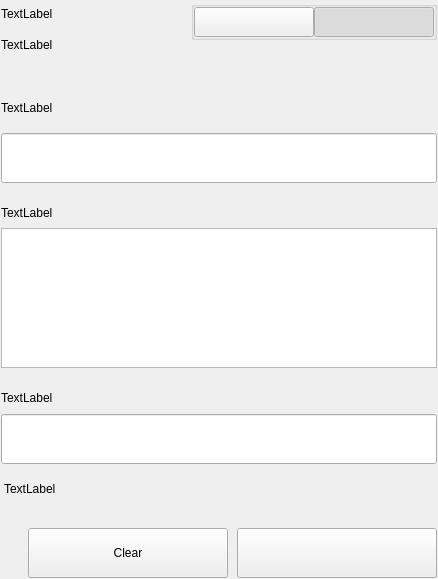
<?xml version="1.0" encoding="UTF-8"?>
<ui version="4.0">
 <class>SettingsSignMessageWidgets</class>
 <widget class="QWidget" name="SettingsSignMessageWidgets">
  <property name="geometry">
   <rect>
    <x>0</x>
    <y>0</y>
    <width>438</width>
    <height>579</height>
   </rect>
  </property>
  <property name="windowTitle">
   <string>Form</string>
  </property>
  <layout class="QVBoxLayout" name="verticalLayout">
   <property name="spacing">
    <number>0</number>
   </property>
   <property name="leftMargin">
    <number>0</number>
   </property>
   <property name="topMargin">
    <number>0</number>
   </property>
   <property name="rightMargin">
    <number>0</number>
   </property>
   <property name="bottomMargin">
    <number>0</number>
   </property>
   <item>
    <widget class="QWidget" name="left" native="true">
     <layout class="QVBoxLayout" name="verticalLayout_3">
      <property name="leftMargin">
       <number>0</number>
      </property>
      <property name="topMargin">
       <number>0</number>
      </property>
      <property name="rightMargin">
       <number>0</number>
      </property>
      <property name="bottomMargin">
       <number>0</number>
      </property>
      <item>
       <widget class="QWidget" name="container_sign" native="true">
        <layout class="QVBoxLayout" name="verticalLayout_2">
         <property name="spacing">
          <number>0</number>
         </property>
         <property name="leftMargin">
          <number>1</number>
         </property>
         <property name="topMargin">
          <number>1</number>
         </property>
         <property name="rightMargin">
          <number>1</number>
         </property>
         <property name="bottomMargin">
          <number>1</number>
         </property>
         <item>
          <layout class="QHBoxLayout" name="horizontalLayout_3" stretch="3,1">
           <property name="spacing">
            <number>40</number>
           </property>
           <item>
            <layout class="QVBoxLayout" name="verticalLayoutTitle">
             <property name="spacing">
              <number>5</number>
             </property>
             <item>
              <widget class="QLabel" name="labelTitle">
               <property name="text">
                <string>TextLabel</string>
               </property>
              </widget>
             </item>
             <item>
              <widget class="QLabel" name="labelSubtitle1">
               <property name="text">
                <string>TextLabel</string>
               </property>
               <property name="wordWrap">
                <bool>true</bool>
               </property>
              </widget>
             </item>
            </layout>
           </item>
           <item alignment="Qt::AlignRight|Qt::AlignTop">
            <widget class="QWidget" name="containerSwitch" native="true">
             <property name="styleSheet">
              <string notr="true">#containerSwitch{
	padding-top:9px;
}</string>
             </property>
             <layout class="QVBoxLayout" name="verticalLayout_6">
              <property name="spacing">
               <number>4</number>
              </property>
              <property name="leftMargin">
               <number>0</number>
              </property>
              <property name="topMargin">
               <number>0</number>
              </property>
              <property name="rightMargin">
               <number>0</number>
              </property>
              <property name="bottomMargin">
               <number>0</number>
              </property>
              <item alignment="Qt::AlignRight">
               <widget class="QGroupBox" name="groupBox">
                <property name="sizePolicy">
                 <sizepolicy hsizetype="Fixed" vsizetype="Preferred">
                  <horstretch>0</horstretch>
                  <verstretch>0</verstretch>
                 </sizepolicy>
                </property>
                <property name="title">
                 <string/>
                </property>
                <property name="alignment">
                 <set>Qt::AlignRight|Qt::AlignTop|Qt::AlignTrailing</set>
                </property>
                <layout class="QHBoxLayout" name="horizontalLayout_4">
                 <property name="spacing">
                  <number>0</number>
                 </property>
                 <property name="leftMargin">
                  <number>0</number>
                 </property>
                 <property name="topMargin">
                  <number>0</number>
                 </property>
                 <property name="rightMargin">
                  <number>0</number>
                 </property>
                 <property name="bottomMargin">
                  <number>0</number>
                 </property>
                 <item>
                  <widget class="QPushButton" name="pushSign">
                   <property name="minimumSize">
                    <size>
                     <width>120</width>
                     <height>30</height>
                    </size>
                   </property>
                   <property name="maximumSize">
                    <size>
                     <width>120</width>
                     <height>30</height>
                    </size>
                   </property>
                   <property name="focusPolicy">
                    <enum>Qt::NoFocus</enum>
                   </property>
                   <property name="text">
                    <string/>
                   </property>
                   <property name="checkable">
                    <bool>true</bool>
                   </property>
                   <property name="autoExclusive">
                    <bool>true</bool>
                   </property>
                  </widget>
                 </item>
                 <item>
                  <widget class="QPushButton" name="pushVerify">
                   <property name="minimumSize">
                    <size>
                     <width>120</width>
                     <height>30</height>
                    </size>
                   </property>
                   <property name="maximumSize">
                    <size>
                     <width>120</width>
                     <height>30</height>
                    </size>
                   </property>
                   <property name="focusPolicy">
                    <enum>Qt::NoFocus</enum>
                   </property>
                   <property name="text">
                    <string/>
                   </property>
                   <property name="checkable">
                    <bool>true</bool>
                   </property>
                   <property name="checked">
                    <bool>true</bool>
                   </property>
                   <property name="autoExclusive">
                    <bool>true</bool>
                   </property>
                  </widget>
                 </item>
                </layout>
               </widget>
              </item>
              <item alignment="Qt::AlignHCenter|Qt::AlignTop">
               <widget class="QLabel" name="labelSubtitleSwitch">
                <property name="text">
                 <string/>
                </property>
                <property name="alignment">
                 <set>Qt::AlignRight|Qt::AlignTrailing|Qt::AlignVCenter</set>
                </property>
               </widget>
              </item>
             </layout>
            </widget>
           </item>
          </layout>
         </item>
         <item>
          <spacer name="verticalSpacer_2">
           <property name="orientation">
            <enum>Qt::Vertical</enum>
           </property>
           <property name="sizeType">
            <enum>QSizePolicy::Fixed</enum>
           </property>
           <property name="sizeHint" stdset="0">
            <size>
             <width>20</width>
             <height>40</height>
            </size>
           </property>
          </spacer>
         </item>
         <item>
          <widget class="QWidget" name="containerAddress" native="true">
           <property name="sizePolicy">
            <sizepolicy hsizetype="Preferred" vsizetype="Fixed">
             <horstretch>0</horstretch>
             <verstretch>0</verstretch>
            </sizepolicy>
           </property>
           <layout class="QVBoxLayout" name="verticalLayout_5" stretch="0,0">
            <property name="spacing">
             <number>15</number>
            </property>
            <property name="leftMargin">
             <number>0</number>
            </property>
            <property name="topMargin">
             <number>0</number>
            </property>
            <property name="rightMargin">
             <number>0</number>
            </property>
            <property name="bottomMargin">
             <number>0</number>
            </property>
            <item>
             <widget class="QLabel" name="labelSubtitleAddress">
              <property name="minimumSize">
               <size>
                <width>0</width>
                <height>20</height>
               </size>
              </property>
              <property name="maximumSize">
               <size>
                <width>16777215</width>
                <height>20</height>
               </size>
              </property>
              <property name="text">
               <string>TextLabel</string>
              </property>
             </widget>
            </item>
            <item>
             <widget class="QLineEdit" name="addressIn_SM">
              <property name="minimumSize">
               <size>
                <width>0</width>
                <height>50</height>
               </size>
              </property>
              <property name="maximumSize">
               <size>
                <width>16777215</width>
                <height>50</height>
               </size>
              </property>
             </widget>
            </item>
           </layout>
          </widget>
         </item>
         <item>
          <spacer name="verticalSpacer_3">
           <property name="orientation">
            <enum>Qt::Vertical</enum>
           </property>
           <property name="sizeType">
            <enum>QSizePolicy::Fixed</enum>
           </property>
           <property name="sizeHint" stdset="0">
            <size>
             <width>20</width>
             <height>20</height>
            </size>
           </property>
          </spacer>
         </item>
         <item>
          <layout class="QVBoxLayout" name="verticalLayout_9">
           <property name="spacing">
            <number>5</number>
           </property>
           <item>
            <widget class="QLabel" name="labelSubtitleMessage">
             <property name="minimumSize">
              <size>
               <width>0</width>
               <height>20</height>
              </size>
             </property>
             <property name="maximumSize">
              <size>
               <width>16777215</width>
               <height>20</height>
              </size>
             </property>
             <property name="text">
              <string>TextLabel</string>
             </property>
            </widget>
           </item>
           <item>
            <widget class="QPlainTextEdit" name="messageIn_SM">
             <property name="minimumSize">
              <size>
               <width>0</width>
               <height>140</height>
              </size>
             </property>
             <property name="maximumSize">
              <size>
               <width>16777215</width>
               <height>140</height>
              </size>
             </property>
            </widget>
           </item>
          </layout>
         </item>
         <item>
          <spacer name="verticalSpacer_4">
           <property name="orientation">
            <enum>Qt::Vertical</enum>
           </property>
           <property name="sizeType">
            <enum>QSizePolicy::Fixed</enum>
           </property>
           <property name="sizeHint" stdset="0">
            <size>
             <width>20</width>
             <height>20</height>
            </size>
           </property>
          </spacer>
         </item>
         <item>
          <widget class="QWidget" name="widget" native="true">
           <property name="minimumSize">
            <size>
             <width>0</width>
             <height>75</height>
            </size>
           </property>
           <property name="maximumSize">
            <size>
             <width>16777215</width>
             <height>16777215</height>
            </size>
           </property>
           <layout class="QVBoxLayout" name="verticalLayout_4">
            <property name="leftMargin">
             <number>0</number>
            </property>
            <property name="topMargin">
             <number>0</number>
            </property>
            <property name="rightMargin">
             <number>0</number>
            </property>
            <property name="bottomMargin">
             <number>0</number>
            </property>
            <item>
             <widget class="QLabel" name="labelSubtitleSignature">
              <property name="minimumSize">
               <size>
                <width>0</width>
                <height>20</height>
               </size>
              </property>
              <property name="maximumSize">
               <size>
                <width>16777215</width>
                <height>20</height>
               </size>
              </property>
              <property name="text">
               <string>TextLabel</string>
              </property>
             </widget>
            </item>
            <item>
             <widget class="QLineEdit" name="signatureOut_SM">
              <property name="minimumSize">
               <size>
                <width>0</width>
                <height>50</height>
               </size>
              </property>
             </widget>
            </item>
           </layout>
          </widget>
         </item>
         <item>
          <widget class="QLabel" name="statusLabel_SM">
           <property name="styleSheet">
            <string notr="true">padding-top:5px;</string>
           </property>
           <property name="text">
            <string>TextLabel</string>
           </property>
          </widget>
         </item>
         <item>
          <spacer name="verticalSpacer">
           <property name="orientation">
            <enum>Qt::Vertical</enum>
           </property>
           <property name="sizeType">
            <enum>QSizePolicy::Fixed</enum>
           </property>
           <property name="sizeHint" stdset="0">
            <size>
             <width>20</width>
             <height>20</height>
            </size>
           </property>
          </spacer>
         </item>
         <item>
          <layout class="QHBoxLayout" name="horizontalLayout_7">
           <property name="spacing">
            <number>9</number>
           </property>
           <item>
            <spacer name="horizontalSpacer_5">
             <property name="orientation">
              <enum>Qt::Horizontal</enum>
             </property>
             <property name="sizeType">
              <enum>QSizePolicy::Expanding</enum>
             </property>
             <property name="sizeHint" stdset="0">
              <size>
               <width>40</width>
               <height>20</height>
              </size>
             </property>
            </spacer>
           </item>
           <item>
            <widget class="QPushButton" name="pushButtonClear">
             <property name="minimumSize">
              <size>
               <width>200</width>
               <height>50</height>
              </size>
             </property>
             <property name="focusPolicy">
              <enum>Qt::NoFocus</enum>
             </property>
             <property name="text">
              <string>Clear</string>
             </property>
            </widget>
           </item>
           <item>
            <widget class="QPushButton" name="pushButtonSave">
             <property name="minimumSize">
              <size>
               <width>200</width>
               <height>50</height>
              </size>
             </property>
             <property name="maximumSize">
              <size>
               <width>200</width>
               <height>50</height>
              </size>
             </property>
             <property name="focusPolicy">
              <enum>Qt::NoFocus</enum>
             </property>
             <property name="text">
              <string/>
             </property>
            </widget>
           </item>
          </layout>
         </item>
        </layout>
       </widget>
      </item>
     </layout>
    </widget>
   </item>
  </layout>
 </widget>
 <resources/>
 <connections/>
</ui>
